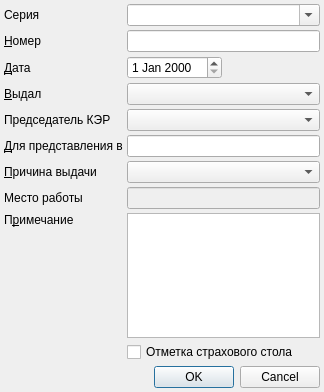
<?xml version="1.0" encoding="UTF-8"?>
<ui version="4.0">
 <class>TempInvalidDuplicateEditDialog</class>
 <widget class="QDialog" name="TempInvalidDuplicateEditDialog">
  <property name="windowModality">
   <enum>Qt::ApplicationModal</enum>
  </property>
  <property name="geometry">
   <rect>
    <x>0</x>
    <y>0</y>
    <width>324</width>
    <height>392</height>
   </rect>
  </property>
  <property name="windowTitle">
   <string>Дубликат документа временной нетрудоспособности</string>
  </property>
  <layout class="QGridLayout" name="gridLayout">
   <property name="margin">
    <number>4</number>
   </property>
   <property name="spacing">
    <number>4</number>
   </property>
   <item row="8" column="0">
    <widget class="QLabel" name="lblNote">
     <property name="text">
      <string>П&amp;римечание</string>
     </property>
     <property name="buddy">
      <cstring>cmbPerson</cstring>
     </property>
    </widget>
   </item>
   <item row="0" column="0">
    <widget class="QLabel" name="lblSerial">
     <property name="text">
      <string>Серия</string>
     </property>
    </widget>
   </item>
   <item row="8" column="1" rowspan="2" colspan="2">
    <widget class="QPlainTextEdit" name="edtNote"/>
   </item>
   <item row="9" column="0">
    <spacer name="verticalSpacer">
     <property name="orientation">
      <enum>Qt::Vertical</enum>
     </property>
     <property name="sizeHint" stdset="0">
      <size>
       <width>20</width>
       <height>40</height>
      </size>
     </property>
    </spacer>
   </item>
   <item row="1" column="1" colspan="2">
    <widget class="QLineEdit" name="edtNumber"/>
   </item>
   <item row="3" column="1" colspan="2">
    <widget class="CPersonComboBoxEx" name="cmbPerson"/>
   </item>
   <item row="0" column="1" colspan="2">
    <widget class="CBlankComboBox" name="edtSerial">
     <property name="editable">
      <bool>true</bool>
     </property>
    </widget>
   </item>
   <item row="1" column="0">
    <widget class="QLabel" name="lblNumber">
     <property name="text">
      <string>&amp;Номер</string>
     </property>
     <property name="buddy">
      <cstring>edtNumber</cstring>
     </property>
    </widget>
   </item>
   <item row="11" column="0">
    <spacer>
     <property name="orientation">
      <enum>Qt::Vertical</enum>
     </property>
     <property name="sizeHint" stdset="0">
      <size>
       <width>20</width>
       <height>40</height>
      </size>
     </property>
    </spacer>
   </item>
   <item row="12" column="0" colspan="3">
    <widget class="QDialogButtonBox" name="buttonBox">
     <property name="orientation">
      <enum>Qt::Horizontal</enum>
     </property>
     <property name="standardButtons">
      <set>QDialogButtonBox::Cancel|QDialogButtonBox::Ok</set>
     </property>
    </widget>
   </item>
   <item row="2" column="0">
    <widget class="QLabel" name="lblDate">
     <property name="text">
      <string>&amp;Дата</string>
     </property>
     <property name="buddy">
      <cstring>edtDate</cstring>
     </property>
    </widget>
   </item>
   <item row="3" column="0">
    <widget class="QLabel" name="lblPerson">
     <property name="text">
      <string>&amp;Выдал</string>
     </property>
     <property name="buddy">
      <cstring>cmbPerson</cstring>
     </property>
    </widget>
   </item>
   <item row="5" column="0">
    <widget class="QLabel" name="lblDestination">
     <property name="text">
      <string>&amp;Для представления в</string>
     </property>
     <property name="buddy">
      <cstring>cmbPerson</cstring>
     </property>
    </widget>
   </item>
   <item row="5" column="1" colspan="2">
    <widget class="QLineEdit" name="edtDestination"/>
   </item>
   <item row="6" column="1" colspan="2">
    <widget class="CRBComboBox" name="cmbReason"/>
   </item>
   <item row="6" column="0">
    <widget class="QLabel" name="lblReason">
     <property name="text">
      <string>&amp;Причина выдачи</string>
     </property>
     <property name="buddy">
      <cstring>cmbPerson</cstring>
     </property>
    </widget>
   </item>
   <item row="10" column="1" colspan="2">
    <widget class="QCheckBox" name="chkInsuranceOfficeMark">
     <property name="text">
      <string>Отметка страхового стола</string>
     </property>
    </widget>
   </item>
   <item row="7" column="1" colspan="2">
    <widget class="QLineEdit" name="edtPlaceWork">
     <property name="enabled">
      <bool>false</bool>
     </property>
    </widget>
   </item>
   <item row="7" column="0">
    <widget class="QLabel" name="lblPlaceWork">
     <property name="text">
      <string>Место работы</string>
     </property>
    </widget>
   </item>
   <item row="2" column="1">
    <widget class="CDateEdit" name="edtDate"/>
   </item>
   <item row="2" column="2">
    <spacer>
     <property name="orientation">
      <enum>Qt::Horizontal</enum>
     </property>
     <property name="sizeHint" stdset="0">
      <size>
       <width>71</width>
       <height>20</height>
      </size>
     </property>
    </spacer>
   </item>
   <item row="4" column="0">
    <widget class="QLabel" name="label">
     <property name="text">
      <string>Председатель КЭР</string>
     </property>
    </widget>
   </item>
   <item row="4" column="1" colspan="2">
    <widget class="CPersonComboBoxEx" name="cmbExpert"/>
   </item>
  </layout>
 </widget>
 <customwidgets>
  <customwidget>
   <class>CRBComboBox</class>
   <extends>QComboBox</extends>
   <header>library/crbcombobox.h</header>
  </customwidget>
  <customwidget>
   <class>CPersonComboBoxEx</class>
   <extends>QComboBox</extends>
   <header>Orgs/PersonComboBoxEx.h</header>
  </customwidget>
  <customwidget>
   <class>CDateEdit</class>
   <extends>QDateEdit</extends>
   <header>library/DateEdit.h</header>
  </customwidget>
  <customwidget>
   <class>CBlankComboBox</class>
   <extends>QComboBox</extends>
   <header>Blank/BlankComboBox.h</header>
  </customwidget>
 </customwidgets>
 <tabstops>
  <tabstop>edtNumber</tabstop>
  <tabstop>edtDate</tabstop>
  <tabstop>cmbPerson</tabstop>
  <tabstop>edtDestination</tabstop>
  <tabstop>cmbReason</tabstop>
  <tabstop>edtPlaceWork</tabstop>
  <tabstop>edtNote</tabstop>
  <tabstop>chkInsuranceOfficeMark</tabstop>
  <tabstop>buttonBox</tabstop>
 </tabstops>
 <resources/>
 <connections>
  <connection>
   <sender>buttonBox</sender>
   <signal>accepted()</signal>
   <receiver>TempInvalidDuplicateEditDialog</receiver>
   <slot>accept()</slot>
   <hints>
    <hint type="sourcelabel">
     <x>231</x>
     <y>379</y>
    </hint>
    <hint type="destinationlabel">
     <x>153</x>
     <y>172</y>
    </hint>
   </hints>
  </connection>
  <connection>
   <sender>buttonBox</sender>
   <signal>rejected()</signal>
   <receiver>TempInvalidDuplicateEditDialog</receiver>
   <slot>reject()</slot>
   <hints>
    <hint type="sourcelabel">
     <x>244</x>
     <y>379</y>
    </hint>
    <hint type="destinationlabel">
     <x>244</x>
     <y>172</y>
    </hint>
   </hints>
  </connection>
 </connections>
</ui>
